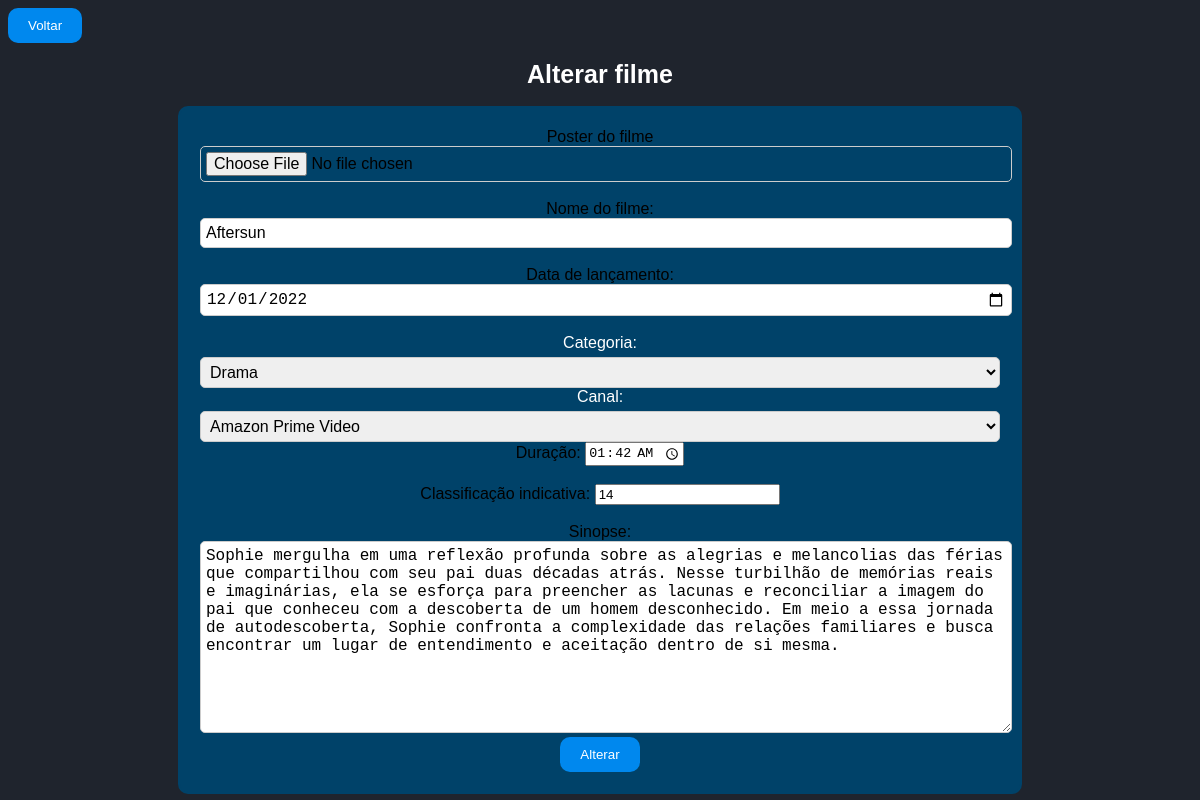
The app's page /view/alterar_filme.php?get_id=3 (signed in) with its own data.
### tables this page shows
CREATE TABLE IF NOT EXISTS `filme` (
  `id_filme` INT(11) NOT NULL AUTO_INCREMENT,
  `nome_filme` VARCHAR(80) NOT NULL,
  `dt_de_lancamento_filme` DATE NULL DEFAULT NULL,
  `duracao_filme` TIME NULL DEFAULT NULL,
  `sinopse_filme` VARCHAR(500) NOT NULL,
  `classificacao_filme` VARCHAR(50) NOT NULL,
  `capa_filme` VARCHAR(50) NOT NULL,
  `trailer_filme` VARCHAR(50) NULL DEFAULT NULL,
  `fk_id_categoria_filme` INT(11) NOT NULL,
  `fk_id_canal_filme` INT(11) NOT NULL,
  `fk_id_usuario` INT(11) NOT NULL,
  `fk_id_perfil` INT(11) NOT NULL,
  PRIMARY KEY (`id_filme`, `fk_id_categoria_filme`, `fk_id_canal_filme`, `fk_id_usuario`, `fk_id_perfil`),
  INDEX `fk_filme_categoria_filme1_idx` (`fk_id_categoria_filme` ASC),
  INDEX `fk_filme_canal_filme1_idx` (`fk_id_canal_filme` ASC),
  INDEX `fk_filme_usuario1_idx` (`fk_id_usuario` ASC),
  INDEX `fk_filme_perfil1_idx` (`fk_id_perfil` ASC),
  CONSTRAINT `fk_filme_canal_filme1`
    FOREIGN KEY (`fk_id_canal_filme`)
    REFERENCES `canal_filme` (`id_canal_filme`)
    ON DELETE NO ACTION
    ON UPDATE NO ACTION,
  CONSTRAINT `fk_filme_categoria_filme1`
    FOREIGN KEY (`fk_id_categoria_filme`)
    REFERENCES `categoria_filme` (`id_categoria_filme`)
    ON DELETE NO ACTION
    ON UPDATE NO ACTION,
  CONSTRAINT `fk_filme_usuario1`
    FOREIGN KEY (`fk_id_usuario`)
    REFERENCES `usuario` (`id_usuario`)
    ON DELETE NO ACTION
    ON UPDATE NO ACTION,
  CONSTRAINT `fk_filme_perfil1`
    FOREIGN KEY (`fk_id_perfil`)
    REFERENCES `perfil` (`id_perfil`)
    ON DELETE NO ACTION
    ON UPDATE NO ACTION);

### model/conexao.php (called while the page is built)
<?php
class Conexao{
    private static $conexao;
    public static function getInstance(){
        if(!isset(self::$conexao)){
            try{
                $options = array(
                    PDO::ATTR_PERSISTENT => true,
                    PDO::MYSQL_ATTR_INIT_COMMAND => 'SET NAMES UTF8;',
                    PDO::ATTR_ERRMODE => PDO::ERRMODE_EXCEPTION
                );
                self::$conexao = new PDO('mysql:host=localhost;dbname=cine_community','root','', $options);
                self::$conexao->setAttribute(PDO::ATTR_ERRMODE, PDO::ERRMODE_EXCEPTION);
            }catch(PDOException $exc){
                echo "Houve um erro ao se conectar com o Banco de Dados ".$exc->getMessage();
            }
        }
        return self::$conexao;
    }
}
?>

### model/dao/filmeDAO.php (called while the page is built, shortened)
<?php
require_once __DIR__ .'/../conexao.php';
require_once __DIR__ .'/../dto/filmeDTO.php';
class FilmeDAO{
    public $pdo;
    public function __construct()
    {
        $this->pdo = Conexao::getInstance();
    }
public function buscarPorID($id) {
    try {
        $sql = "SELECT f.*, u.id_usuario, p.id_perfil FROM filme f INNER JOIN usuario u ON f.fk_id_usuario = u.id_usuario INNER JOIN perfil p ON f.fk_id_perfil = p.id_perfil INNER JOIN categoria_filme c ON f.fk_id_categoria_filme = c.id_categoria_filme INNER JOIN canal_filme i ON f.fk_id_canal_filme = i.id_canal_filme WHERE id_filme=?  ";
        $stmt = $this->pdo->prepare($sql);
        $stmt->bindValue(1, $id);
        $stmt->execute();
        $filmeFetch = $stmt->fetchAll(PDO::FETCH_ASSOC);
        if (count($filmeFetch) == 1) {
            $filme = $filmeFetch[0];
            $FilmeDTO = new FilmeDTO();
            $FilmeDTO->setId_filme($filme["id_filme"]);
            $FilmeDTO->setNome_filme($filme["nome_filme"]);
            $FilmeDTO->setDt_de_lancamento_filme($filme["dt_de_lancamento_filme"]);
            $FilmeDTO->setDuracao_filme($filme["duracao_filme"]);
            $FilmeDTO->setSinopse_filme($filme["sinopse_filme"]);
            $FilmeDTO->setFk_Id_categoria_filme($filme["fk_id_categoria_filme"]);
            $FilmeDTO->setClassificacao_filme($filme["classificacao_filme"]);
            $FilmeDTO->setCapa_filme($filme["capa_filme"]);
            $FilmeDTO->setTrailer_filme($filme["trailer_filme"]);
            $FilmeDTO->setFk_Id_canal_filme($filme["fk_id_canal_filme"]);
            $FilmeDTO->setFk_id_usuario($filme["id_usuario"]);
            $FilmeDTO->setFk_id_perfil($filme["id_perfil"]);
            return $FilmeDTO;
        } else {
            return null;
        }
    } catch (PDOException $exc) {
        echo $exc->getMessage();
    }
}
}

### model/dto/filmeDTO.php (called while the page is built, shortened)
<?php
class FilmeDTO{
    private $nome_filme;
    private $dt_de_lancamento_filme;
    private $duracao_filme;
    private $sinopse_filme;
    private $classificacao_filme;
    private $capa_filme;
    private $fk_id_categoria_filme;
    private $fk_id_canal_filme;
public function getNome_filme(){
    return $this->nome_filme;
}
public function getDt_de_lancamento_filme(){
    return $this->dt_de_lancamento_filme;
}
public function getDuracao_filme(){
    return $this->duracao_filme;
}
public function getSinopse_filme(){
    return $this->sinopse_filme;
}
public function getClassificacao_filme() {
    return $this->classificacao_filme;
}
public function getCapa_filme() {
    return $this->capa_filme;
}
public function getFk_id_categoria_filme() {
    return $this->fk_id_categoria_filme;
}
public function getFk_id_canal_filme() {
    return $this->fk_id_canal_filme;
}
public function setNome_filme($nome_filme) {
    $this->nome_filme = $nome_filme;
}
public function setDt_de_lancamento_filme($dt_de_lancamento_filme) {
    $this->dt_de_lancamento_filme = $dt_de_lancamento_filme;
}
public function setDuracao_filme($duracao_filme) {
    $this->duracao_filme = $duracao_filme;
}
public function setSinopse_filme($sinopse_filme){
    $this->sinopse_filme = $sinopse_filme;
}
public function setClassificacao_filme($classificacao_filme) {
    $this->classificacao_filme = $classificacao_filme;
}
public function setCapa_filme($capa_filme) {
    $this->capa_filme = $capa_filme;
}
public function setFk_id_categoria_filme($fk_id_categoria_filme) {
    $this->fk_id_categoria_filme = $fk_id_categoria_filme;
}
public function setFk_id_canal_filme($fk_id_canal_filme) {
    $this->fk_id_canal_filme = $fk_id_canal_filme;
}
}
?>

### view/alterar_filme.php (the view, shortened to what this page needs)
<?php
require_once '../model/dao/filmeDAO.php';
$get_id = isset($_GET["get_id"]) ? $_GET["get_id"] : null;
if ($get_id) {
    $FilmeDAO = new FilmeDAO();
    $filme = $FilmeDAO->buscarPorID($get_id);
    if ($filme) {
        $capa_filme = $filme->getCapa_filme();
        $nome_filme = $filme->getNome_filme();
        $dt_de_lancamento_filme = $filme->getDt_de_lancamento_filme();
        $fk_id_categoria_filme = $filme->getFk_id_categoria_filme();
        $fk_id_canal_filme = $filme->getFk_id_canal_filme();
        $duracao_filme = $filme->getDuracao_filme();
        $classificacao_filme = $filme->getClassificacao_filme();
        $sinopse_filme = $filme->getSinopse_filme();
    } else {
        echo "Filme não encontrado.";
        exit;
    }
} else {
    echo "ID do filme não fornecido.";
    exit;
}
?>
<!DOCTYPE html>
<html lang="pt-br">
<head>
    <link rel="stylesheet" href="../css/formulariofilme.css">
</head>
<body>
<a href="../view/dashboard/listafilmemod.php"><input type="submit" value="Voltar"></a>
    <h1>Alterar filme</h1>
    <center>
    <div class="container">
        <form action="../control/control_alterar_filme.php" method="post">
            Poster do filme
            <input type="file" name="capa_filme" value="<?= $capa_filme; ?>"><br><br>
            Nome do filme:
            <input type="text" name="nome_filme" placeholder="Filme" value="<?= $nome_filme; ?>"> <br> <br>
            Data de lançamento:
            <input type="date" name="dt_de_lancamento_filme" placeholder="Data de lançamento" value="<?= $dt_de_lancamento_filme; ?>"><br><br>
            <label for="categoria_filme">Categoria:</label>
            <select name="fk_id_categoria_filme" id="categoria_filme">
                <option value="7" <?= ($fk_id_categoria_filme == 7) ? 'selected' : ''; ?>>Drama</option>
            </select>
            <label for="canal_filme">Canal:</label>
            <select name="fk_id_canal_filme" id="canal_filme">
                <option value="2" <?= ($fk_id_canal_filme == 2) ? 'selected' : ''; ?>>Amazon Prime Video</option>
            </select>
            Duração:
            <input type="time" name="duracao_filme" placeholder="Duração" value="<?= $duracao_filme; ?>"> <br><br>
            Classificação indicativa:
            <input type="number" name="classificacao_filme" placeholder="Classificação" value="<?= $classificacao_filme; ?>"><br><br>
            Sinopse:
            <textarea name="sinopse_filme" id="" cols="30" rows="10" placeholder="Sinopse"><?= $sinopse_filme; ?></textarea><br>
            <input type="submit" value="Alterar">
        </form>
    </div>
    </center>
</body>
</html>

### css/formulariofilme.css (style rules this page uses)
body { background-color:#1f242d; font-family: Arial, sans-serif; }
h1 { color: #fff; font-size: 25px; text-align: center; }
.container { width: 800px; margin: 0 auto; padding: 20px; background-color: #004269; border: 2px solid #004269; border-radius: 10px; }
label { display: block; margin-bottom: 5px; color: #fff; }
input[type="text"], input[type="date"], input[type="file"], select, textarea { width: 100%; padding: 5px; font-size: 16px; border-radius: 5px; border: 1px solid #ccc; }
input[type="submit"] { background-color: #08ef; color: #fff; border: none; padding: 10px 20px; cursor: pointer; border-radius: 10px; }

### records on screen
filme: nome_filme "Aftersun", dt_de_lancamento_filme "12/01/2022", fk_id_categoria_filme "Drama", fk_id_canal_filme "Amazon Prime Video", duracao_filme "01:42:00", classificacao_filme "14", sinopse_filme "Sophie mergulha em uma reflexão profunda sobre as alegrias e melancolias das férias que compartilhou com seu pai duas décadas atrás. Nesse turbilhão de memórias reais e imaginárias, ela se esforça para preencher as lacunas e reconciliar a imagem do pai que conheceu com a descoberta de um homem desconhecido. Em meio a essa jornada de autodescoberta, Sophie confronta a complexidade das relações familiares e busca encontrar um lugar de entendimento e aceitação dentro de si mesma."
